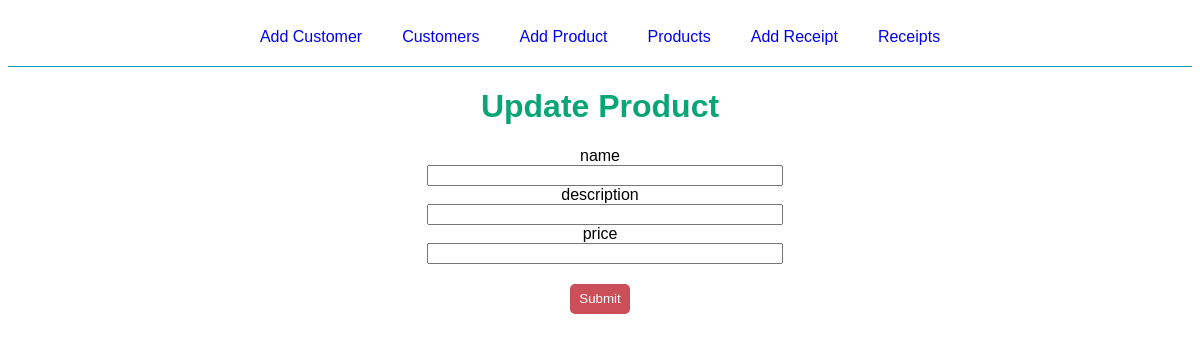
Page /product/update/1 on the earlier database version.
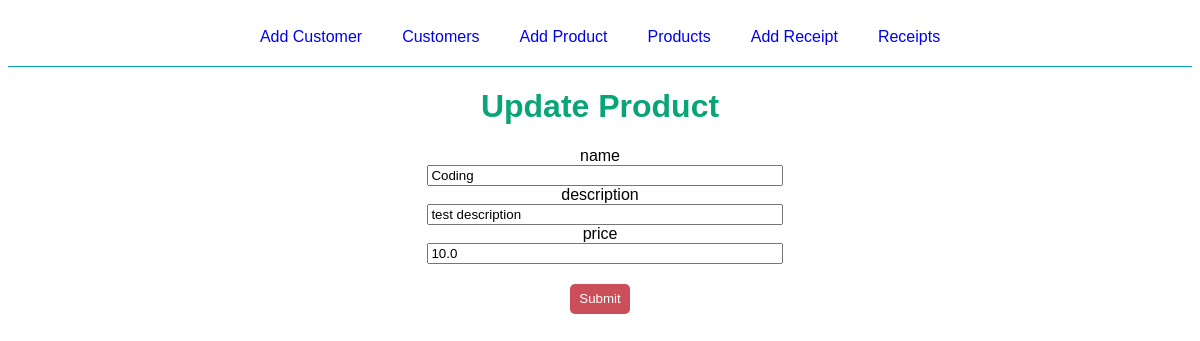
Same page on the later database version.
### flaskr/models/product/__init__.py (models this page shows, shortened)
class Product(db.Model, MyModel):
    id = Column(Integer, primary_key=True)
    name = Column(String(100), nullable=False, unique=True)
    description = Column(Text(1000), nullable=False)
    price = Column(Float, nullable=False, default=0)
    sold_products = db.relationship(
        'SoldProduct',
        backref='product',
        lazy=True,
        cascade='all, delete-orphan'
    )
    def get(id):
        return Product.query.get(id)

### flaskr/views/product.py (the view, shortened to what this page needs)
@bp.route('/update/<int:product_id>', methods=("GET", "POST"))
def update(product_id):
    product = Product.get(product_id)
    return render_template(
        'product/update.html',
        product=product,
        heads=product_heads
    )

### flaskr/templates/product/update.html
{% extends 'base.html' %}
{% block content %}
<div class="title-container">
    <h1 class="title">Update Product</h1>
</div>
<form method="post" class="update" >
    {% for head in heads %}
    {% if heads != id %}
    <div class="label-div">
        <label for="{{ head }}" class="input-label">{{ head }}</label>
    </div>
    <div class="input-div">
        <input type="text" value="{{ product[head] }}" name="{{ head }}" id="{{ head }}" class="input-product">
    </div>
    {% endif %}
    {% endfor %}
        <input type="submit" class="submit-btn">
</form>
{% endblock %}

Differences in the rows shown:
added Product: name "Coding" "test description" "10.0"
